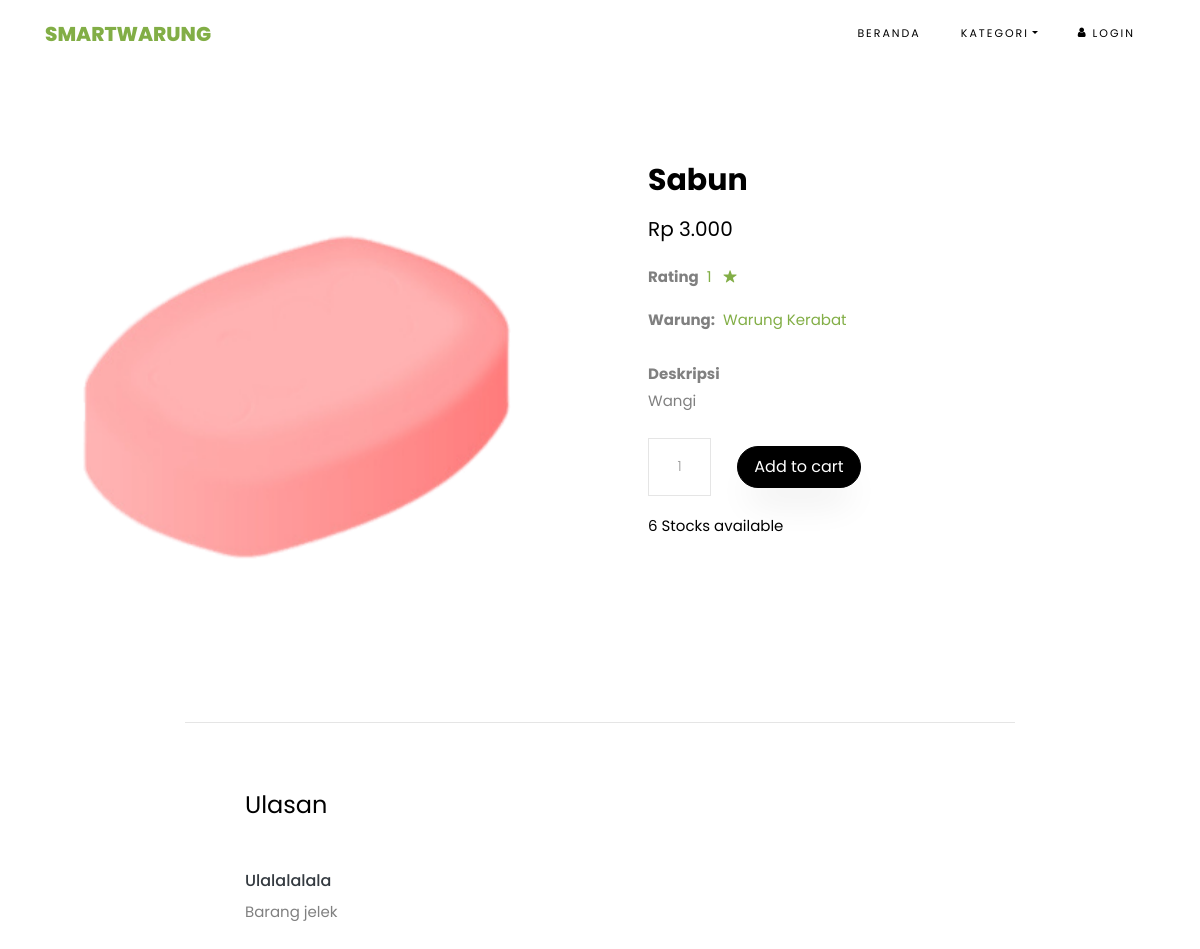
The app's page /item/show/9 with its own data.
### tables this page shows
CREATE TABLE `items` (
  `id` int(11) NOT NULL,
  `username` varchar(255) NOT NULL,
  `name` varchar(255) NOT NULL,
  `category` int(11) NOT NULL,
  `stock` int(11) NOT NULL,
  `price` int(11) NOT NULL,
  `description` text NOT NULL,
  `photo` text NOT NULL
);

CREATE TABLE `users` (
  `name` varchar(255) NOT NULL,
  `username` varchar(255) NOT NULL,
  `password` varchar(255) NOT NULL,
  `phone` varchar(255) NOT NULL,
  `email` varchar(255) NOT NULL,
  `role` int(11) DEFAULT NULL,
  `photo` text
);

CREATE TABLE `reviews` (
  `username` varchar(255) NOT NULL,
  `item` int(11) NOT NULL,
  `review` text NOT NULL
);

### application/controllers/item.php (called while the page is built, shortened)
<?php
class item extends CI_Controller {
    public function __construct(){
        $this->load->model('items');
        $this->load->model('categories');
        $this->load->model('users');
        $this->load->model('ratings');
        $this->load->model('reviews');
        $this->load->library('form_validation');
    }
    public function show($id){
        $data['item'] = $this->items->get_one_id($id);
        $data['warung'] = $this->users->get_username($data['item']['username']);
        $data['rating'] = $this->ratings->get($id);
        $data['reviews'] = $this->reviews->get($id);
        $this->load->view('template/header');
        $this->load->view('item/show',$data);
        $this->load->view('template/footer');
        $this->load->view('item/script');
    }
}
?>

### index.php (called while the page is built, shortened)
<?php
require_once BASEPATH.'core/CodeIgniter.php';

### application/models/items.php (called while the page is built, shortened)
<?php
class items extends CI_Model {
    public function get_one_id($id){
        $this->db->where('id',$id);
        return $this->db->get('items')->row_array();
    }
}
?>

### application/models/ratings.php (called while the page is built, shortened)
<?php
class ratings extends CI_Model {
    public function get($id){
        $this->db->select_avg('rating');
        $this->db->where('item',$id);
        return $this->db->get('ratings')->row_array();
    }
}
?>

### application/models/users.php (called while the page is built, shortened)
<?php
class users extends CI_Model {
    public function get_username($username){
        $this->db->where('username', $username);
        return $this->db->get('users')->row_array();
    }
}
?>

### application/models/reviews.php (called while the page is built, shortened)
<?php
class reviews extends CI_Model {
    public function get($id){
        $this->db->from('reviews');
        $this->db->join('users','users.username=reviews.username');
        $this->db->where('item',$id);
        return $this->db->get()->result_array();
    }
}
?>

### application/views/item/show.php (the view, shortened to what this page needs)
<section class="ftco-section">
    <div class="container">
        <div class="row">
            <div class="col-lg-6 mb-5 ftco-animate">
                <div class="owl-carousel" >
                    <?php $photos = explode(',',$item['photo']);foreach($photos as $photo): ?>
                    <div class="item" width="480px" height="480px" >
                        <a href="<?php echo base_url('assets/uploads/').$photo ?>" class="image-popup"><img style="width: auto; height:500px;" src="<?php echo base_url('assets/uploads/').$photo ?>" class=""></a>
                    </div>
                    <?php endforeach;?>
                </div>
            </div>
            <div class="col-lg-6 product-details pl-md-5 ftco-animate">
                <h3 class="h3" style="font-weight: bold;"><?php echo $item['name'] ?></h3>
                <p class="price" ><span style="font-size: 20px;"><?php echo "Rp ".number_format($item['price'], 0, ".", ".") ?></span></p>
                <div class="rating d-flex">
                    <span class="mr-2 font-weight-bold">Rating</span>
                    <p class="text-left mr-4">
                        <a href="#" class="mr-2"><?php echo round($rating['rating'],1) ?></a>
                        <a href="#"><span class="ion-ios-star"></span></a>
                    </p>
                </div>
                <span class="mr-2 font-weight-bold">Warung:</span><a href="<?php echo site_url('profile/show/').$warung['username'] ?>"><?php echo $warung['name'] ?></a>
                <br><br><span class="font-weight-bold">Deskripsi</span>
                <p><?php echo $item['description'] ?></p>
                <?php if($this->session->userdata('role') == null): ?>
                <div class="row mt-4">
                    <div class="input-group col-md-7 mb-3">
                        <form id="target" action="<?php echo site_url('cart/store/').$item['id'] ?>" class="billing-form" method="post" >
                        <div class="form-row">
                            <div class="col-md-3">
                                <input type="text" id="quantity" name="quantity" class="form-control input-number" value="1" min="1" max="100">
                            </div>
                            <div class="col-md-7 ml-3 my-auto">
                                <input type="submit" class="btn btn-black py-2 px-3" data-toggle="tooltip" data-placement="top" title="Anda harus login terlebih dahulu" value="Add to cart"></input>
                            </div>
                        </div>
                        </form>
                    </div>
                    <div class="col-md-12">
                        <p style="color: #000;"><span id="stock"><?php echo $item['stock'] ?></span> Stocks available</p>
                    </div>
                </div>
                    <?php endif;?>
            </div>
        </div>
    </div>
    <hr class="col-md-8">
    <div class="container">
        <div class="offset-md-2 col-md-8">
            <div class="pt-5 mt-3">
                <h4 class="mb-5">Ulasan</h4>
                <ul class="comment-list">
                    <?php foreach($reviews as $review): ?>
                    <li class="comment">
                        <h6 class="text-dark"><?php echo $review['name'] ?></h6>
                        <p><?php echo $review['review'] ?></p>
                    </li>
                    <?php endforeach ?>
                </ul>
            </div>
        </div>
    </div>
</section>

### records on screen
items: photo (picture), name "Sabun", price "3.000", description "Wangi", stock "6"
users: name "Warung Kerabat"
reviews: username.name "Ulalalalala", review "Barang jelek"

### other values on screen
$rating['rating'] "1"
